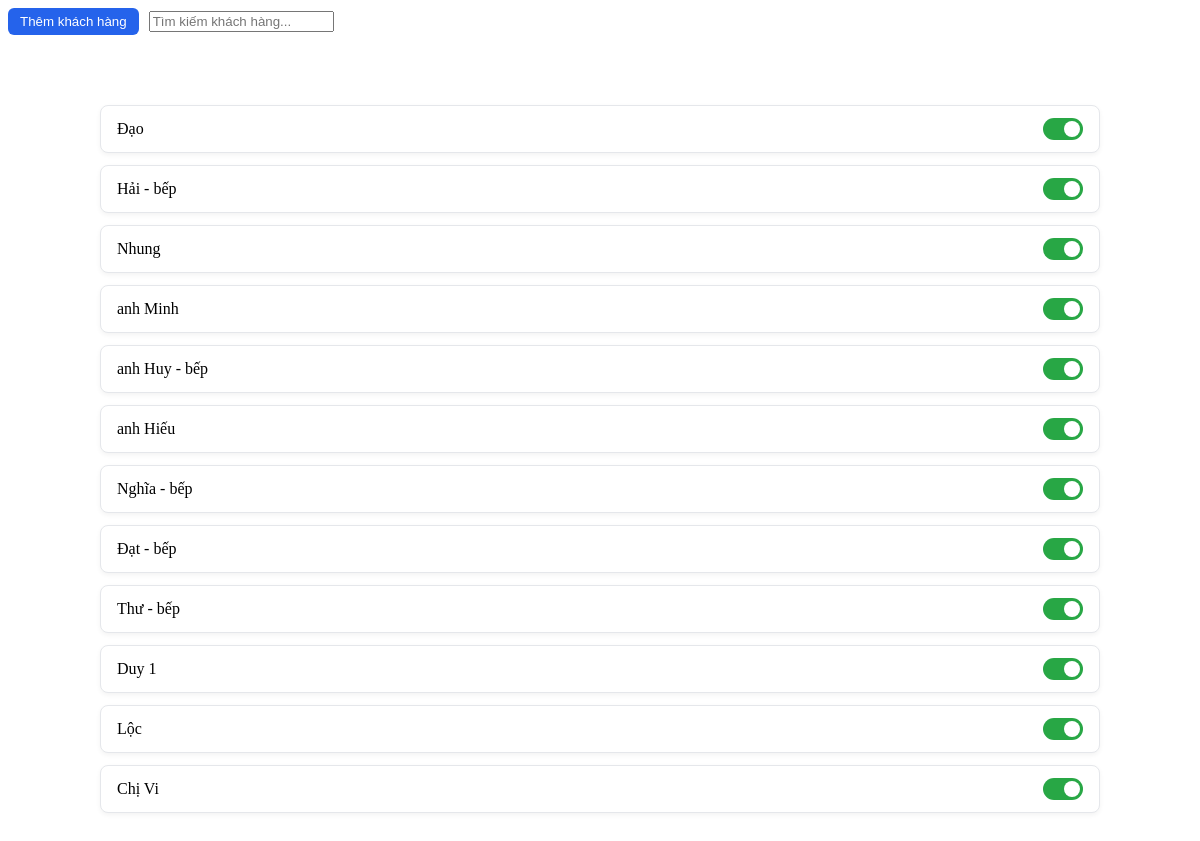
The page /dash_customer.php (signed in) on the database its author committed.
### tables this page shows
CREATE TABLE `customer` (
  `customer_id` int(11) NOT NULL,
  `customer_name` varchar(100) NOT NULL,
  `customer_phone` varchar(20) NOT NULL,
  `status` tinyint(1) DEFAULT 1
);

### dash_customer.php (the view, shortened to what this page needs)
<?php
include('include/config.php');
$sql = "SELECT customer_id, customer_name, customer_phone, status FROM customer ORDER BY customer_id DESC";
$stmt = $conn->query($sql);
$initial_show = 12;
$count = 0;
?>
<link rel="stylesheet" href="css/style_customer.css">
<div class="customer-header fixed-top bg-white shadow-sm px-3 py-2 border-bottom" style="top:64px; z-index:1030;">
  <div style="display:flex; gap:10px; align-items:center;">
    <button type="button" class="btn-add" id="addCustomer">Thêm khách hàng</button>
    <input type="text" id="searchInput" placeholder="Tìm kiếm khách hàng..." class="search-box">
  </div>
</div>
<div class="customer-list" style="padding-top:70px;">
  <div id="customerContainer">
    <?php while($row = $stmt->fetch(PDO::FETCH_ASSOC)):
      $count++;
      $hidden_class = ($count > $initial_show) ? 'cus-hidden' : '';
      $inactive_class = ($row['status'] == 0) ? 'inactive-item' : '';
    ?>
      <div class="customer-card <?= $hidden_class; ?> <?= $inactive_class; ?>">
        <div class="customer-info">
          <span class="customer-name"><?= htmlspecialchars($row['customer_name']); ?></span>
        </div>
        <div class="customer-actions" style="gap:10px;">
          <label class="switch" title="Trạng thái">
            <span class="slider round"></span>
          </label>
        </div>
      </div>
    <?php endwhile; ?>
  </div>
</div>

### css/style_customer.css (style rules this page uses)
.customer-list { max-width: 1000px; margin: auto; padding: 20px; }
.customer-card { display: flex; justify-content: space-between; align-items: center; background: #fff; border: 1px solid #e5e7eb; border-radius: 8px; padding: 12px 16px; margin-bottom: 12px; box-shadow: 0 2px 5px rgba(0,0,0,0.05); transition: box-shadow 0.2s ease; }
.customer-info { display: flex; gap: 40px; font-size: 16px; font-weight: 500; }
.btn-add, .btn-primary { background: #2563eb; color: #fff; border: none; border-radius: 6px; padding: 6px 12px; cursor: pointer; }
.switch { position: relative; display: inline-block; width: 40px; height: 22px; }
.slider { position: absolute; cursor: pointer; top: 0; left: 0; right: 0; bottom: 0; background-color: #ccc; -webkit-transition: .4s; transition: .4s; }
.slider:before { position: absolute; content: ""; height: 16px; width: 16px; left: 3px; bottom: 3px; background-color: white; -webkit-transition: .4s; transition: .4s; }
input:checked + .slider { background-color: #28a745; }
input:checked + .slider:before { -webkit-transform: translateX(18px); -ms-transform: translateX(18px); transform: translateX(18px); }
.slider.round { border-radius: 22px; }
.slider.round:before { border-radius: 50%; }

### rows shown on the page
customer: customer_name "Đạo"
customer: customer_name "Hải - bếp"
customer: customer_name "Nhung"
customer: customer_name "anh Minh"
customer: customer_name "anh Huy - bếp"
customer: customer_name "anh Hiếu"
customer: customer_name "Nghĩa - bếp"
customer: customer_name "Đạt - bếp"
customer: customer_name "Thư - bếp"
customer: customer_name "Duy 1"
customer: customer_name "Lộc"
customer: customer_name "Chị Vi"
